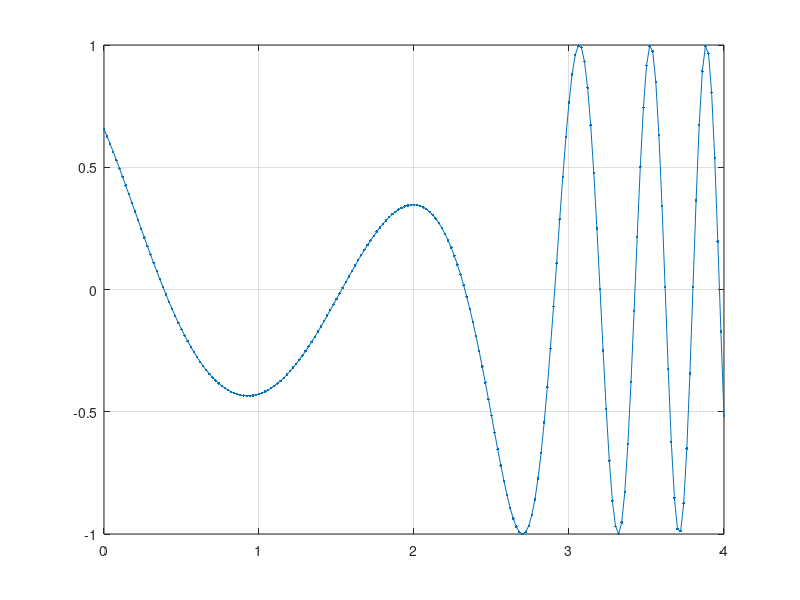

The MATLAB source for this figure: (Note: this script raises an error after producing the figure.)
clear all;
close all;

x = @ (t) sin(sin(t).*t.^2 - 2.*t + 7);

t1 = 0:0.02:4;

P = x(t1);

plot(t1, P, '.-'); grid;

for i = 1:3
    Pi(i) = P(i);
end

for i = 1:size(P, 2) - 3
    PM(i) = P(i + 2);
end

for i = 1:size(P, 2) - 3
    PM1(i) = P(i + 3);
end

% 1 / максимальное ограничение сверху
lr = maxlinlr(P, 'bias');

% линейная сеть, вход, выход, задержки, максимальная скорость
net = newlin([-1, 1], [-1, 1], [1 2 3], lr);

net.inputweights{1, 1}.initFcn = 'rands';
net.biases{1}.initFcn = 'rands';

net = init(net);

IW = net.IW{1, 1};
b = net.b{1};

M1 = sqrt(mse(P - net(P)));

Pi = con2seq(Pi);
PM = con2seq(PM);
PM1 = con2seq(PM1);
P = con2seq(P);

% точность
net.trainParam.goal = 1E-6;
net.trainParam.epochs = 600;
net = train(net, PM, PM1, Pi);

Y = net(P);

Y = seq2con(Y); Y = Y{1};
PM = seq2con(PM); PM = PM{1};
P = seq2con(P); P = P{1};

t3 = 0.02:0.02:4.02;
X = x(t3);

E = X - Y;

M2 = sqrt(mse(Y-X));

figure;

subplot(211);
plot(t1, P, 'b', t1, Y, 'r--'); grid;

subplot(212);
plot(t3, E, 'g'); grid;

% t4 = 0:0.02:4.4;
% P1 = x(t4);
% P2 = con2seq(P1);
% Y1 = sim(net, P2);
% 
% Y1 = seq2con(Y1);
% t5 = 0:0.02:4.42;
% X1 = x(t5);
% 
% E1 = X1 - Y1;
% 
% M3 = sqrt(mse(Y1 - X1));
% 
% figure
% 
% subplot(211);
% plot(t4, P1, 'b', t4, Y1, 'r--'); grid;
% 
% subplot(212)
% plot(t5, E1, 'g'); grid;
% 
% Pp = [P(199), P(200), P(201)];

